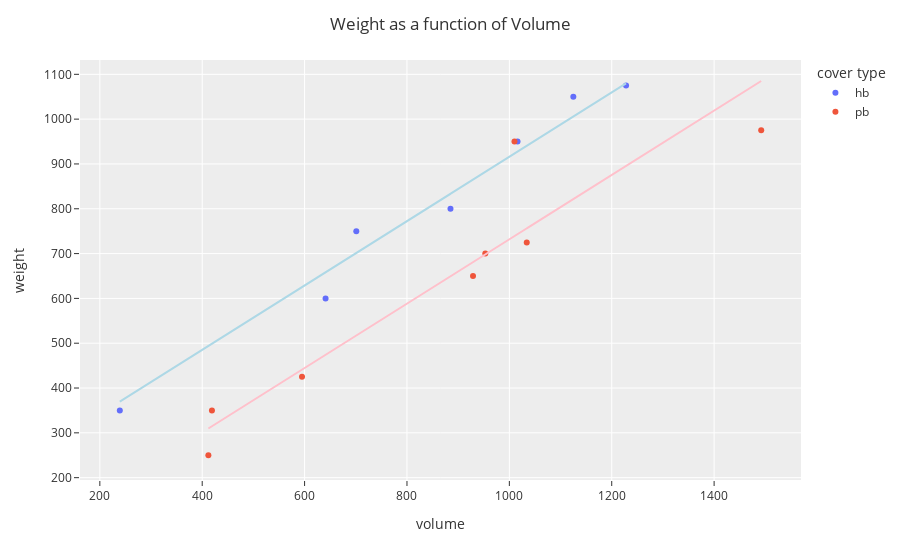

This figure's notebook cell:
### Markdown cell above
So what is our equaton

y = 105.9 + 0.718 (volume) + 92.02 (hb) - 92.02 (pb)

### Code cell
DF['prediction_new'] = model.predict(X)
fig = px.scatter(DF,x='volume',y='weight',color=DF_old['cover'])

# Prediction for when cover_enc = 0
mask = DF['cover_hb']==1
fig.add_trace(
    px.line(DF[mask], x='volume', y='prediction_new',color_discrete_sequence=['lightblue']).data[0]
)

# Prediction for when cover_enc = 1
mask = DF['cover_pb']==1
fig.add_trace(
    px.line(DF[mask], x='volume', y='prediction_new',color_discrete_sequence=['pink']).data[0]
)

fig.update_layout(template="ggplot2",
                  title='Weight as a function of Volume',
                  title_x=0.5,
                  legend_title='cover type')

fig.show()

### Figure 1 — Plotly figure (JSON) as saved in the notebook; plotly's stock layout.template omitted (floating-point values rounded to 4 significant figures)
{"data": [{"hovertemplate": "color=hb<br>volume=%{x}<br>weight=%{y}<extra></extra>", "legendgroup": "hb", "marker": {"color": "#636efa", "symbol": "circle"}, "mode": "markers", "name": "hb", "orientation": "v", "showlegend": true, "type": "scatter", "x": [885, 1016, 1125, 239, 701, 641, 1228], "xaxis": "x", "y": [800, 950, 1050, 350, 750, 600, 1075], "yaxis": "y"}, {"hovertemplate": "color=pb<br>volume=%{x}<br>weight=%{y}<extra></extra>", "legendgroup": "pb", "marker": {"color": "#EF553B", "symbol": "circle"}, "mode": "markers", "name": "pb", "orientation": "v", "showlegend": true, "type": "scatter", "x": [412, 953, 929, 1492, 419, 1010, 595, 1034], "xaxis": "x", "y": [250, 700, 650, 975, 350, 950, 425, 725], "yaxis": "y"}, {"hovertemplate": "volume=%{x}<br>prediction_new=%{y}<extra></extra>", "legendgroup": "", "line": {"color": "lightblue", "dash": "solid"}, "marker": {"symbol": "circle"}, "mode": "lines", "name": "", "orientation": "v", "showlegend": false, "type": "scatter", "x": [885, 1016, 1125, 239, 701, 641, 1228], "xaxis": "x", "y": [833.4, 927.4, 1006.0, 369.6, 701.2, 658.2, 1080.0], "yaxis": "y"}, {"hovertemplate": "volume=%{x}<br>prediction_new=%{y}<extra></extra>", "legendgroup": "", "line": {"color": "pink", "dash": "solid"}, "marker": {"symbol": "circle"}, "mode": "lines", "name": "", "orientation": "v", "showlegend": false, "type": "scatter", "x": [412, 953, 929, 1492, 419, 1010, 595, 1034], "xaxis": "x", "y": [309.7, 698.1, 680.9, 1085.0, 314.7, 739.0, 441.1, 756.3], "yaxis": "y"}], "layout": {"legend": {"title": {"text": "cover type"}, "tracegroupgap": 0}, "margin": {"t": 60}, "title": {"text": "Weight as a function of Volume", "x": 0.5}, "xaxis": {"anchor": "y", "domain": [0, 1], "title": {"text": "volume"}}, "yaxis": {"anchor": "x", "domain": [0, 1], "title": {"text": "weight"}}}}
